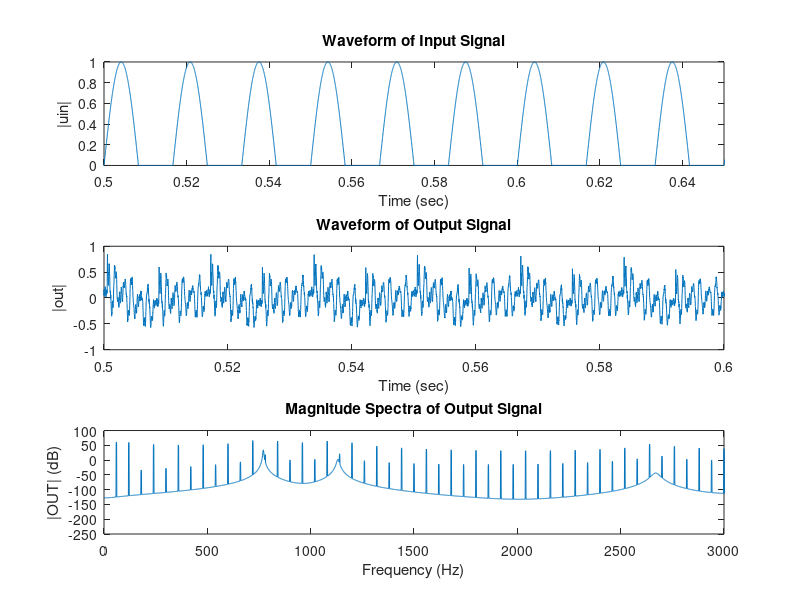

Reproduce this figure in MATLAB.
%~~~~~~~~~~~~~~~~~~~~~~~~~~~~~~~~~~~~~~~~~~~~~~~~~~~~~~~~~~~~~~~~~~~~~~~~~%
% Special Project Code - Vowel 
% 
% Author: Chad McKell
% Date: 19 Apr 17
%
% Description: Finite-difference simulation of a vowel. This script models 
% glottal excitation, vocal-tract sound propagation, and radiation from the
% mouth.
%~~~~~~~~~~~~~~~~~~~~~~~~~~~~~~~~~~~~~~~~~~~~~~~~~~~~~~~~~~~~~~~~~~~~~~~~~%
tic; clear; close all;

%~~~~~~~~~~~~~~~~~~~~~~~~~~~~~~~~~~~~~~~~~~~~~~~~~~~~~~~~~~~~~~~~~~~~~~~~~%
% Variable Preamble
%~~~~~~~~~~~~~~~~~~~~~~~~~~~~~~~~~~~~~~~~~~~~~~~~~~~~~~~~~~~~~~~~~~~~~~~~~%

% Set variables
fs = 44100; % sampling frequency [samples/sec]
f0 = 60; % fundamental frequency [Hz]
c = 340; % speed of sound [meter/sec]
L = 0.1746; % length of vocal tract [meter] (/open_a/)
T = 1; % total duration of simulation [sec]
k = 1/fs; % sampling duration [sec]
NF = floor(T*fs); % total length of simulation [samples]
d = c*k; % distance sound travels between samples ('sample distance') [meter]
h = d/L; % fraction of tube length represented by one 'sample distance'
N = floor(L/d); % number of complete 'sample distances' in tube 
h = 1/N; % 'h' increased so that 'sample distances' fit evenly in tube
lambda = (d/L)*(1/h); % courant no. (ratio of old 'h' to new/bigger 'h')
gamma = c/L; % time required for sound to travel length L [sec]
p = 0.01; % scaling factor for surface areas 

% Set surface areas of tube slices (/open_a/)
S = [0 0.45;1 0.20;2 0.26;3 0.21;4 0.32;5 0.30;6 0.33;...
    7 1.05;8 1.12;9 0.85;10 0.63;11 0.39;12 0.26;13 0.28;...
    14 0.23;15 0.32;16 0.29;17 0.28;18 0.40;19 0.66;20 1.20;...
    21 1.05;22 1.62;23 2.09;24 2.56;25 2.78;26 2.86;27 3.02;...
    28 3.75;29 4.60;30 5.09;31 6.02;32 6.55;33 6.29;34 6.27;35 5.94;...
    36 5.28;37 4.70;38 3.87;39 4.13;40 4.25;41 4.27;42 4.69;43 5.03];

% Normalize first column of S
S(:,1) = S(:,1)/max(S(:,1));

% Compute interpolated values of the function S(:,2)(S(:,1))
S = interp1(S(:,1), S(:,2), 0:h:1)';

% Scale surface areas
S = p*S;

% Set average surface area at glottis, in the vocal tract, and at the lips
Sav = [S(1); 0.25*(S(3:N+1)+2*S(2:N)+S(1:N-1)); S(N+1)]; 

%~~~~~~~~~~~~~~~~~~~~~~~~~~~~~~~~~~~~~~~~~~~~~~~~~~~~~~~~~~~~~~~~~~~~~~~~~%
% Define input impulse train
%~~~~~~~~~~~~~~~~~~~~~~~~~~~~~~~~~~~~~~~~~~~~~~~~~~~~~~~~~~~~~~~~~~~~~~~~~%
t = 0:k:T; % time bins
uin = sin(2*pi*f0*t); % sine wave with fundamental frequency f0
uin = 0.5*(uin+abs(uin)); % convert negative sinusoidal values to zeros

%~~~~~~~~~~~~~~~~~~~~~~~~~~~~~~~~~~~~~~~~~~~~~~~~~~~~~~~~~~~~~~~~~~~~~~~~~%
% Compute coefficients of finite-difference algorithm
%~~~~~~~~~~~~~~~~~~~~~~~~~~~~~~~~~~~~~~~~~~~~~~~~~~~~~~~~~~~~~~~~~~~~~~~~~%

% Calculate coefficients of glottal excitation component
g0 = 2*(1-lambda^2);
gr = 2*lambda^2;
gx = (k^2*gamma^2/h/S(1))*(3*S(1)-S(2));

% Calculate coefficients of vocal-tract propagation component
sl = 0.5*lambda^2*(S(2:N)+S(1:N-1))./Sav(2:N);
s0 = g0; 
sr = 0.5*lambda^2*(S(3:N+1)+S(2:N))./Sav(2:N);

% Calculate coefficients for lip radiation component
alf1 = 1/(2*0.8216^2*gamma);
alf2 = L/(0.8216*sqrt(S(1)*S(N+1)/pi)); 
a = 0.5*lambda^2*h*(3*S(N+1)-S(N))/S(N+1);
q1 = alf1*a/k; 
q2 = alf2*a; 
rl = gr/(1+q1+q2); 
r0 = (q1-q2-1)/(1+q1+q2);
r = g0/(1+q1+q2);

%~~~~~~~~~~~~~~~~~~~~~~~~~~~~~~~~~~~~~~~~~~~~~~~~~~~~~~~~~~~~~~~~~~~~~~~~~%
% Compute output signal using finite-difference algorithm
%~~~~~~~~~~~~~~~~~~~~~~~~~~~~~~~~~~~~~~~~~~~~~~~~~~~~~~~~~~~~~~~~~~~~~~~~~%

% Initialize output sound signal
out = zeros(NF,1); 

% Initialize velocity potential vectors (N+1 is the last spatial slice)
psi = zeros(N+1,1); % current time step
psi1 = zeros(N+1,1); % 1 time step back
psi2 = zeros(N+1,1); % 2 time steps back

for n = 1:NF
    
    % Calculate velocity potential at the glottis
    psi(1) = g0*psi1(1) + gx*uin(n) + gr*psi1(2) - psi2(1);
    
    % Calculate velocity potential in the vocal tract
    psi(2:N) = s0*psi1(2:N) + sl.*psi1(1:N-1) + sr.*psi1(3:N+1)- psi2(2:N);
    
    % Calculate velocity potential at the lips
    psi(N+1) = r0*psi2(N+1) + rl*psi1(N) + r*psi1(N+1);
    
    % Calculate pressure at the lips
    out(n) = (fs/gamma)*(psi(N+1) - psi1(N+1)); 
    
    % Set velocity potential vectors equal to next grid line in time
    psi2 = psi1; 
    psi1 = psi;
end

% Normalize output signal
out = out/max(out);

%~~~~~~~~~~~~~~~~~~~~~~~~~~~~~~~~~~~~~~~~~~~~~~~~~~~~~~~~~~~~~~~~~~~~~~~~~%
% Listen to output signal 
%~~~~~~~~~~~~~~~~~~~~~~~~~~~~~~~~~~~~~~~~~~~~~~~~~~~~~~~~~~~~~~~~~~~~~~~~~%
soundsc(out,fs); 

%~~~~~~~~~~~~~~~~~~~~~~~~~~~~~~~~~~~~~~~~~~~~~~~~~~~~~~~~~~~~~~~~~~~~~~~~~%
% Apply Hanning window to output signal  
%~~~~~~~~~~~~~~~~~~~~~~~~~~~~~~~~~~~~~~~~~~~~~~~~~~~~~~~~~~~~~~~~~~~~~~~~~%
n = 0:NF-1; % sample bins
out = 0.5*(1 - cos(2*pi*n'/NF)).*out; % apply window

%~~~~~~~~~~~~~~~~~~~~~~~~~~~~~~~~~~~~~~~~~~~~~~~~~~~~~~~~~~~~~~~~~~~~~~~~~%
% Compute log-magnitude spectra  
%~~~~~~~~~~~~~~~~~~~~~~~~~~~~~~~~~~~~~~~~~~~~~~~~~~~~~~~~~~~~~~~~~~~~~~~~~%
OUT = abs(fft(out)); % unscaled magnitude spectra
OUTdB = 20*log10(OUT);% log-magnitude spectra

%~~~~~~~~~~~~~~~~~~~~~~~~~~~~~~~~~~~~~~~~~~~~~~~~~~~~~~~~~~~~~~~~~~~~~~~~~%
% Define plotting parameters 
%~~~~~~~~~~~~~~~~~~~~~~~~~~~~~~~~~~~~~~~~~~~~~~~~~~~~~~~~~~~~~~~~~~~~~~~~~%
t_modx = t(1:NF)'; % time bins modified to match length of each signal
fx = n'*fs/NF; % frequency bins

%~~~~~~~~~~~~~~~~~~~~~~~~~~~~~~~~~~~~~~~~~~~~~~~~~~~~~~~~~~~~~~~~~~~~~~~~~%
% Produce plots 
%~~~~~~~~~~~~~~~~~~~~~~~~~~~~~~~~~~~~~~~~~~~~~~~~~~~~~~~~~~~~~~~~~~~~~~~~~%

% Input signal
subplot(3,1,1)
plot(t, uin);
xlim([0.5 0.65]);
title('Waveform of Input Signal');
xlabel('Time (sec)'); 
ylabel('|uin|');

% Output signal
subplot(3,1,2)
plot(t_modx, out);
xlim([0.5 0.6]);
title('Waveform of Output Signal');
xlabel('Time (sec)'); 
ylabel('|out|');

% Log-magnitude spectra
subplot(3,1,3)
plot(fx, OUTdB);
title('Magnitude Spectra of Output Signal');
xlabel('Frequency (Hz)'); 
ylabel('|OUT| (dB)');
xlim([0 3000])

%~~~~~~~~~~~~~~~~~~~~~~~~~~~~~~~~~~~~~~~~~~~~~~~~~~~~~~~~~~~~~~~~~~~~~~~~~%
% Check code efficiency
%~~~~~~~~~~~~~~~~~~~~~~~~~~~~~~~~~~~~~~~~~~~~~~~~~~~~~~~~~~~~~~~~~~~~~~~~~%
toc % print elapsed time
